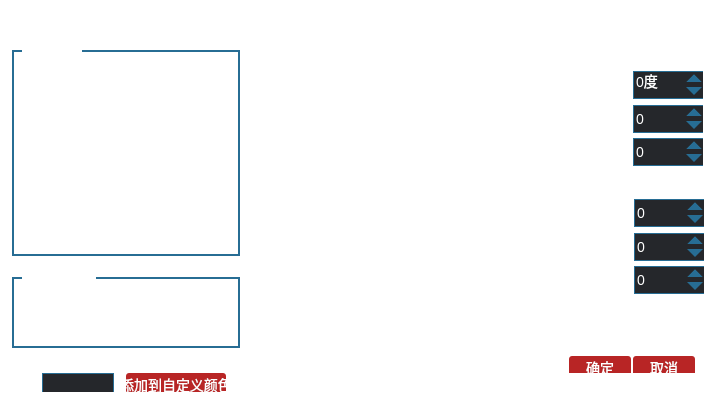
<?xml version="1.0" encoding="UTF-8"?>
<ui version="4.0">
 <class>ColorDialog</class>
 <widget class="QWidget" name="ColorDialog">
  <property name="geometry">
   <rect>
    <x>0</x>
    <y>0</y>
    <width>713</width>
    <height>407</height>
   </rect>
  </property>
  <property name="windowTitle">
   <string>ColorDialog</string>
  </property>
  <property name="styleSheet">
   <string notr="true">/*主界面样式表*/
QWidget
{
	border:none;
	color:white;
	font-family:微软雅黑;
	font-size:14px;
	outline:0px;
	background:transparent;
}

#topWgt
{
	border-image:url(F:/data/images/mainui/bg.png) 4 4 4 4 stretch stretch;
	border-width:4 4 4 4;
}

/*
主体背景
*/
#mainWgt
{
	border-image:url(F:/data/images/mainui/main.png) 4 4 4 4 stretch stretch;
	border-width:4 4 4 4;
}
QLineEdit
{
	background:#25272b;
	border:1px solid #276d94;
	padding-left:5px;
}

QGroupBox
{
	border:2px solid #276d94;
	margin-top:10px;
}
QGroupBox::title
{
	left:10px;
	bottom:10px;
}

/*1-按钮开始*/
QPushButton
{
	background:#b82525;
	border-radius:3px;
	padding-top:-2px;
}
QPushButton:hover
{
	background:#d4352d;
}
QPushButton:pressed
{
	background:#ab2922;
}
/*1-按钮结束*/

QSpinBox
{
	border:1px solid #276d94;
	background-color:#25272b;
	min-height: 26px;
	min-width: 70px;
}
QSpinBox::up-arrow
{
	border-left:8px solid #25272b;
	border-right:8px solid #25272b;
	border-bottom:8px solid #276d94;
	width:0px;
	height: 0px;
}
QSpinBox::up-arrow:pressed
{
	border-bottom:9px solid #81c3d7;
}
QSpinBox::up-button
{
	margin-right:4px;
	min-width: 16px;
	min-height: 13px;
	background-color:#25272b;
}
QSpinBox::down-arrow
{
	border-left:8px solid #25272b;
	border-right:8px solid #25272b;
	border-top:8px solid #276d94;
	width:0px;
	height: 0px;
}
QSpinBox::down-arrow:pressed
{
	border-top:9px solid #81c3d7;
}
QSpinBox::down-button
{
	margin-right:4px;
	min-width:16px;
	min-height:13px;
	background-color:#25272b;
}

#m_pCloseBtn
{
	background:transparent;
	border-image:url(F:/data/images/mainui/close.png);
}

#m_pCloseBtn:hover
{
	border-image:url(F:/data/images/mainui/close-H.png);
}</string>
  </property>
  <layout class="QVBoxLayout" name="verticalLayout">
   <property name="spacing">
    <number>0</number>
   </property>
   <property name="leftMargin">
    <number>0</number>
   </property>
   <property name="topMargin">
    <number>0</number>
   </property>
   <property name="rightMargin">
    <number>0</number>
   </property>
   <property name="bottomMargin">
    <number>0</number>
   </property>
   <item>
    <widget class="QWidget" name="topWgt" native="true">
     <property name="minimumSize">
      <size>
       <width>0</width>
       <height>35</height>
      </size>
     </property>
     <property name="maximumSize">
      <size>
       <width>16777215</width>
       <height>35</height>
      </size>
     </property>
    </widget>
   </item>
   <item>
    <widget class="QWidget" name="mainWgt" native="true">
     <widget class="QGroupBox" name="basicGroup">
      <property name="geometry">
       <rect>
        <x>12</x>
        <y>5</y>
        <width>228</width>
        <height>216</height>
       </rect>
      </property>
      <property name="title">
       <string>基本颜色</string>
      </property>
      <layout class="QHBoxLayout" name="horizontalLayout">
       <property name="leftMargin">
        <number>5</number>
       </property>
       <property name="topMargin">
        <number>10</number>
       </property>
       <property name="rightMargin">
        <number>5</number>
       </property>
       <property name="bottomMargin">
        <number>1</number>
       </property>
       <item>
        <widget class="BasicColorArea" name="basicColorWgt" native="true">
         <property name="minimumSize">
          <size>
           <width>214</width>
           <height>191</height>
          </size>
         </property>
         <property name="maximumSize">
          <size>
           <width>214</width>
           <height>191</height>
          </size>
         </property>
        </widget>
       </item>
      </layout>
     </widget>
     <widget class="QGroupBox" name="customGroup">
      <property name="geometry">
       <rect>
        <x>12</x>
        <y>232</y>
        <width>228</width>
        <height>81</height>
       </rect>
      </property>
      <property name="title">
       <string>自定义颜色</string>
      </property>
      <layout class="QHBoxLayout" name="horizontalLayout_2">
       <property name="leftMargin">
        <number>5</number>
       </property>
       <property name="topMargin">
        <number>10</number>
       </property>
       <property name="rightMargin">
        <number>5</number>
       </property>
       <property name="bottomMargin">
        <number>5</number>
       </property>
       <item>
        <widget class="CustomColorArea" name="customColorWgt" native="true">
         <property name="minimumSize">
          <size>
           <width>214</width>
           <height>52</height>
          </size>
         </property>
         <property name="maximumSize">
          <size>
           <width>214</width>
           <height>52</height>
          </size>
         </property>
        </widget>
       </item>
      </layout>
     </widget>
     <widget class="QWidget" name="layoutWidget">
      <property name="geometry">
       <rect>
        <x>17</x>
        <y>327</y>
        <width>220</width>
        <height>30</height>
       </rect>
      </property>
      <layout class="QHBoxLayout" name="horizontalLayout_4">
       <property name="spacing">
        <number>12</number>
       </property>
       <item>
        <layout class="QHBoxLayout" name="horizontalLayout_3">
         <property name="spacing">
          <number>2</number>
         </property>
         <item>
          <widget class="QLabel" name="label">
           <property name="minimumSize">
            <size>
             <width>12</width>
             <height>26</height>
            </size>
           </property>
           <property name="maximumSize">
            <size>
             <width>12</width>
             <height>26</height>
            </size>
           </property>
           <property name="text">
            <string>#</string>
           </property>
           <property name="alignment">
            <set>Qt::AlignRight|Qt::AlignTrailing|Qt::AlignVCenter</set>
           </property>
          </widget>
         </item>
         <item>
          <widget class="QLineEdit" name="colorEdit">
           <property name="minimumSize">
            <size>
             <width>72</width>
             <height>26</height>
            </size>
           </property>
           <property name="maximumSize">
            <size>
             <width>72</width>
             <height>26</height>
            </size>
           </property>
          </widget>
         </item>
        </layout>
       </item>
       <item>
        <widget class="QPushButton" name="addCustomColorBtn">
         <property name="minimumSize">
          <size>
           <width>0</width>
           <height>26</height>
          </size>
         </property>
         <property name="maximumSize">
          <size>
           <width>16777215</width>
           <height>26</height>
          </size>
         </property>
         <property name="text">
          <string>添加到自定义颜色</string>
         </property>
        </widget>
       </item>
      </layout>
     </widget>
     <widget class="QWidget" name="layoutWidget1">
      <property name="geometry">
       <rect>
        <x>253</x>
        <y>7</y>
        <width>301</width>
        <height>272</height>
       </rect>
      </property>
      <layout class="QHBoxLayout" name="horizontalLayout_5">
       <property name="spacing">
        <number>9</number>
       </property>
       <item>
        <widget class="SVColorArea" name="svColorWgt" native="true">
         <property name="minimumSize">
          <size>
           <width>256</width>
           <height>256</height>
          </size>
         </property>
         <property name="maximumSize">
          <size>
           <width>256</width>
           <height>256</height>
          </size>
         </property>
        </widget>
       </item>
       <item>
        <widget class="HColorArea" name="hColorWgt" native="true">
         <property name="minimumSize">
          <size>
           <width>34</width>
           <height>270</height>
          </size>
         </property>
         <property name="maximumSize">
          <size>
           <width>34</width>
           <height>270</height>
          </size>
         </property>
        </widget>
       </item>
      </layout>
     </widget>
     <widget class="QWidget" name="layoutWidget2">
      <property name="geometry">
       <rect>
        <x>266</x>
        <y>283</y>
        <width>240</width>
        <height>70</height>
       </rect>
      </property>
      <layout class="QHBoxLayout" name="horizontalLayout_6">
       <item>
        <widget class="QLabel" name="curColorLbl">
         <property name="minimumSize">
          <size>
           <width>30</width>
           <height>40</height>
          </size>
         </property>
         <property name="maximumSize">
          <size>
           <width>30</width>
           <height>40</height>
          </size>
         </property>
         <property name="text">
          <string>当前颜色</string>
         </property>
         <property name="alignment">
          <set>Qt::AlignRight|Qt::AlignTrailing|Qt::AlignVCenter</set>
         </property>
         <property name="wordWrap">
          <bool>true</bool>
         </property>
        </widget>
       </item>
       <item>
        <widget class="PreviewColorArea" name="previewWgt" native="true">
         <property name="minimumSize">
          <size>
           <width>166</width>
           <height>68</height>
          </size>
         </property>
         <property name="maximumSize">
          <size>
           <width>166</width>
           <height>68</height>
          </size>
         </property>
        </widget>
       </item>
       <item>
        <widget class="QLabel" name="newColorLbl">
         <property name="minimumSize">
          <size>
           <width>30</width>
           <height>40</height>
          </size>
         </property>
         <property name="maximumSize">
          <size>
           <width>30</width>
           <height>40</height>
          </size>
         </property>
         <property name="text">
          <string>新的颜色</string>
         </property>
         <property name="alignment">
          <set>Qt::AlignLeading|Qt::AlignLeft|Qt::AlignVCenter</set>
         </property>
         <property name="wordWrap">
          <bool>true</bool>
         </property>
        </widget>
       </item>
      </layout>
     </widget>
     <widget class="QWidget" name="layoutWidget3">
      <property name="geometry">
       <rect>
        <x>557</x>
        <y>25</y>
        <width>146</width>
        <height>110</height>
       </rect>
      </property>
      <layout class="QGridLayout" name="gridLayout">
       <property name="verticalSpacing">
        <number>12</number>
       </property>
       <item row="0" column="0">
        <widget class="QLabel" name="hLabel">
         <property name="minimumSize">
          <size>
           <width>66</width>
           <height>26</height>
          </size>
         </property>
         <property name="maximumSize">
          <size>
           <width>66</width>
           <height>26</height>
          </size>
         </property>
         <property name="text">
          <string>色调(H):</string>
         </property>
         <property name="scaledContents">
          <bool>false</bool>
         </property>
         <property name="alignment">
          <set>Qt::AlignRight|Qt::AlignTrailing|Qt::AlignVCenter</set>
         </property>
        </widget>
       </item>
       <item row="0" column="1">
        <widget class="QSpinBox" name="hSpinBox">
         <property name="minimumSize">
          <size>
           <width>72</width>
           <height>28</height>
          </size>
         </property>
         <property name="maximumSize">
          <size>
           <width>70</width>
           <height>26</height>
          </size>
         </property>
         <property name="accelerated">
          <bool>true</bool>
         </property>
         <property name="suffix">
          <string>度</string>
         </property>
         <property name="maximum">
          <number>360</number>
         </property>
        </widget>
       </item>
       <item row="1" column="0">
        <widget class="QLabel" name="sLabel">
         <property name="minimumSize">
          <size>
           <width>66</width>
           <height>26</height>
          </size>
         </property>
         <property name="maximumSize">
          <size>
           <width>66</width>
           <height>26</height>
          </size>
         </property>
         <property name="text">
          <string>饱和度(S):</string>
         </property>
         <property name="scaledContents">
          <bool>false</bool>
         </property>
         <property name="alignment">
          <set>Qt::AlignRight|Qt::AlignTrailing|Qt::AlignVCenter</set>
         </property>
        </widget>
       </item>
       <item row="1" column="1">
        <widget class="QSpinBox" name="sSpinBox">
         <property name="minimumSize">
          <size>
           <width>72</width>
           <height>28</height>
          </size>
         </property>
         <property name="maximumSize">
          <size>
           <width>70</width>
           <height>26</height>
          </size>
         </property>
         <property name="accelerated">
          <bool>true</bool>
         </property>
         <property name="maximum">
          <number>255</number>
         </property>
        </widget>
       </item>
       <item row="2" column="0">
        <widget class="QLabel" name="vLabel">
         <property name="minimumSize">
          <size>
           <width>66</width>
           <height>26</height>
          </size>
         </property>
         <property name="maximumSize">
          <size>
           <width>66</width>
           <height>26</height>
          </size>
         </property>
         <property name="text">
          <string>亮度(V):</string>
         </property>
         <property name="scaledContents">
          <bool>false</bool>
         </property>
         <property name="alignment">
          <set>Qt::AlignRight|Qt::AlignTrailing|Qt::AlignVCenter</set>
         </property>
        </widget>
       </item>
       <item row="2" column="1">
        <widget class="QSpinBox" name="vSpinBox">
         <property name="minimumSize">
          <size>
           <width>72</width>
           <height>28</height>
          </size>
         </property>
         <property name="maximumSize">
          <size>
           <width>70</width>
           <height>26</height>
          </size>
         </property>
         <property name="accelerated">
          <bool>true</bool>
         </property>
         <property name="maximum">
          <number>255</number>
         </property>
        </widget>
       </item>
      </layout>
     </widget>
     <widget class="QWidget" name="layoutWidget4">
      <property name="geometry">
       <rect>
        <x>558</x>
        <y>153</y>
        <width>146</width>
        <height>110</height>
       </rect>
      </property>
      <layout class="QGridLayout" name="gridLayout_2">
       <property name="verticalSpacing">
        <number>12</number>
       </property>
       <item row="0" column="0">
        <widget class="QLabel" name="rLabel">
         <property name="minimumSize">
          <size>
           <width>66</width>
           <height>26</height>
          </size>
         </property>
         <property name="maximumSize">
          <size>
           <width>66</width>
           <height>26</height>
          </size>
         </property>
         <property name="text">
          <string>红(R):</string>
         </property>
         <property name="scaledContents">
          <bool>false</bool>
         </property>
         <property name="alignment">
          <set>Qt::AlignRight|Qt::AlignTrailing|Qt::AlignVCenter</set>
         </property>
        </widget>
       </item>
       <item row="0" column="1">
        <widget class="QSpinBox" name="rSpinBox">
         <property name="minimumSize">
          <size>
           <width>72</width>
           <height>28</height>
          </size>
         </property>
         <property name="maximumSize">
          <size>
           <width>70</width>
           <height>26</height>
          </size>
         </property>
         <property name="accelerated">
          <bool>true</bool>
         </property>
         <property name="maximum">
          <number>255</number>
         </property>
        </widget>
       </item>
       <item row="1" column="0">
        <widget class="QLabel" name="gLabel">
         <property name="minimumSize">
          <size>
           <width>66</width>
           <height>26</height>
          </size>
         </property>
         <property name="maximumSize">
          <size>
           <width>66</width>
           <height>26</height>
          </size>
         </property>
         <property name="text">
          <string>绿(G):</string>
         </property>
         <property name="scaledContents">
          <bool>false</bool>
         </property>
         <property name="alignment">
          <set>Qt::AlignRight|Qt::AlignTrailing|Qt::AlignVCenter</set>
         </property>
        </widget>
       </item>
       <item row="1" column="1">
        <widget class="QSpinBox" name="gSpinBox">
         <property name="minimumSize">
          <size>
           <width>72</width>
           <height>28</height>
          </size>
         </property>
         <property name="maximumSize">
          <size>
           <width>70</width>
           <height>26</height>
          </size>
         </property>
         <property name="accelerated">
          <bool>true</bool>
         </property>
         <property name="maximum">
          <number>255</number>
         </property>
        </widget>
       </item>
       <item row="2" column="0">
        <widget class="QLabel" name="bLabel">
         <property name="minimumSize">
          <size>
           <width>66</width>
           <height>26</height>
          </size>
         </property>
         <property name="maximumSize">
          <size>
           <width>66</width>
           <height>26</height>
          </size>
         </property>
         <property name="text">
          <string>蓝(B):</string>
         </property>
         <property name="scaledContents">
          <bool>false</bool>
         </property>
         <property name="alignment">
          <set>Qt::AlignRight|Qt::AlignTrailing|Qt::AlignVCenter</set>
         </property>
        </widget>
       </item>
       <item row="2" column="1">
        <widget class="QSpinBox" name="bSpinBox">
         <property name="minimumSize">
          <size>
           <width>72</width>
           <height>28</height>
          </size>
         </property>
         <property name="maximumSize">
          <size>
           <width>70</width>
           <height>26</height>
          </size>
         </property>
         <property name="accelerated">
          <bool>true</bool>
         </property>
         <property name="maximum">
          <number>255</number>
         </property>
        </widget>
       </item>
      </layout>
     </widget>
     <widget class="QWidget" name="layoutWidget5">
      <property name="geometry">
       <rect>
        <x>558</x>
        <y>310</y>
        <width>138</width>
        <height>28</height>
       </rect>
      </property>
      <layout class="QHBoxLayout" name="horizontalLayout_7">
       <property name="spacing">
        <number>12</number>
       </property>
       <item>
        <widget class="QPushButton" name="okBtn">
         <property name="minimumSize">
          <size>
           <width>62</width>
           <height>26</height>
          </size>
         </property>
         <property name="maximumSize">
          <size>
           <width>62</width>
           <height>26</height>
          </size>
         </property>
         <property name="text">
          <string>确定</string>
         </property>
        </widget>
       </item>
       <item>
        <widget class="QPushButton" name="cancelBtn">
         <property name="minimumSize">
          <size>
           <width>62</width>
           <height>26</height>
          </size>
         </property>
         <property name="maximumSize">
          <size>
           <width>62</width>
           <height>26</height>
          </size>
         </property>
         <property name="text">
          <string>取消</string>
         </property>
        </widget>
       </item>
      </layout>
     </widget>
    </widget>
   </item>
  </layout>
 </widget>
 <layoutdefault spacing="6" margin="11"/>
 <customwidgets>
  <customwidget>
   <class>BasicColorArea</class>
   <extends>QWidget</extends>
   <header>basiccolorarea.h</header>
   <container>1</container>
  </customwidget>
  <customwidget>
   <class>CustomColorArea</class>
   <extends>QWidget</extends>
   <header>customcolorarea.h</header>
   <container>1</container>
  </customwidget>
  <customwidget>
   <class>SVColorArea</class>
   <extends>QWidget</extends>
   <header>svcolorarea.h</header>
   <container>1</container>
  </customwidget>
  <customwidget>
   <class>HColorArea</class>
   <extends>QWidget</extends>
   <header>hcolorarea.h</header>
   <container>1</container>
  </customwidget>
  <customwidget>
   <class>PreviewColorArea</class>
   <extends>QWidget</extends>
   <header>previewcolorarea.h</header>
   <container>1</container>
  </customwidget>
 </customwidgets>
 <resources/>
 <connections/>
</ui>
